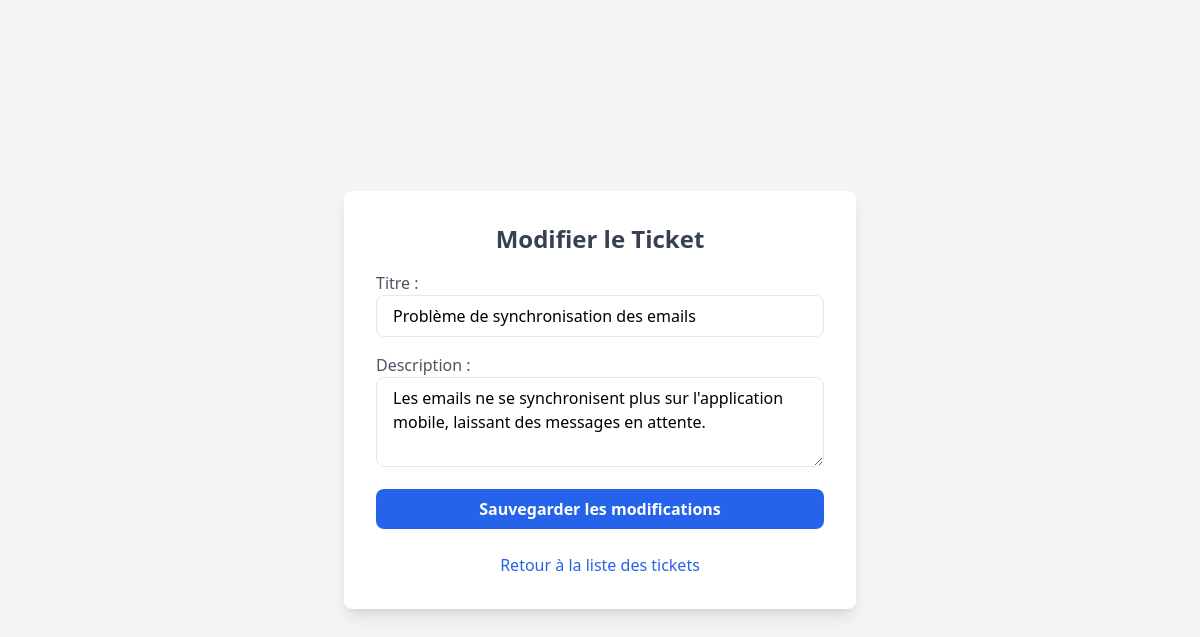
The page /edit_ticket/6 (signed in) on the database its author committed.
### app.py (models this page shows)
class Ticket(db.Model):
    id = db.Column(db.Integer, primary_key=True)
    user_id = db.Column(db.Integer, db.ForeignKey('user.id'), nullable=False)  # Clé étrangère
    title = db.Column(db.String(100), nullable=False)
    description = db.Column(db.Text, nullable=False)
    status = db.Column(db.String(50), nullable=False, default="open")  # Exemple : ouvert, en cours, fermé

### app.py (the view)
@app.route('/edit_ticket/<int:ticket_id>', methods=['GET', 'POST'])
def edit_ticket(ticket_id):
    if 'user_id' not in session:
        flash("Veuillez vous connecter d'abord.", 'warning')
        return redirect(url_for('login'))
    user_id = session['user_id']
    ticket = Ticket.query.filter_by(id=ticket_id, user_id=user_id).first()
    if not ticket:
        flash("Ticket introuvable ou vous n'avez pas les permissions.", 'error')
        return redirect(url_for('tickets'))
    if request.method == 'POST':
        ticket.title = request.form.get('title')
        ticket.description = request.form.get('description')
        db.session.commit()
        flash("Ticket modifié avec succès.", 'success')
        return redirect(url_for('tickets'))
    return render_template('edit_ticket.html', ticket=ticket)

### app.py (called while the page is built)
@login_manager.user_loader
def load_user(user_id):
    return User.query.get(user_id)

### templates/edit_ticket.html (shortened to what this page needs)
<!DOCTYPE html>
<html lang="fr">
<head>
    <script src="https://cdn.tailwindcss.com"></script>
</head>
<body class="bg-gray-100 flex items-center justify-center min-h-screen p-6">
    <div class="bg-white shadow-lg rounded-lg p-8 w-full max-w-lg">
        <h1 class="text-2xl font-bold text-center text-gray-700 mb-4">Modifier le Ticket</h1>
        <form method="POST" class="space-y-4">
            <div>
                <label for="title" class="block text-gray-600">Titre :</label>
                <input type="text" id="title" name="title" value="{{ ticket.title }}" required
                    class="w-full px-4 py-2 border rounded-lg focus:outline-none focus:ring-2 focus:ring-blue-500">
            </div>
            <div>
                <label for="description" class="block text-gray-600">Description :</label>
                <textarea id="description" name="description" rows="3" required
                    class="w-full px-4 py-2 border rounded-lg focus:outline-none focus:ring-2 focus:ring-blue-500">{{ ticket.description }}</textarea>
            </div>
            <button type="submit"
                class="w-full bg-blue-600 hover:bg-blue-700 text-white font-bold py-2 px-4 rounded-lg transition duration-300">
                Sauvegarder les modifications
            </button>
        </form>
        <div class="mt-6 text-center">
            <a href="{{ url_for('tickets') }}" class="text-blue-600 hover:underline">Retour à la liste des tickets</a>
        </div>
    </div>
</body>
</html>

### rows shown on the page
Ticket: title "Problème de synchronisation des emails", description "Les emails ne se synchronisent plus sur l'application mobile, laissant des messages en attente."
